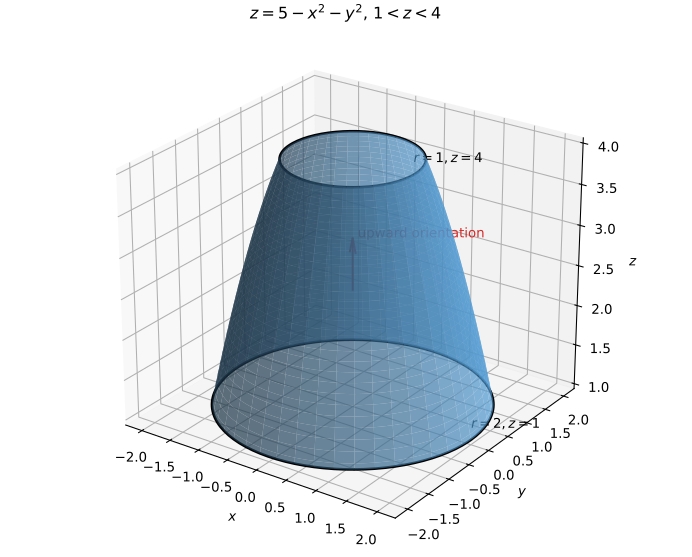

The script that saved this image:
#!/usr/bin/env python3
"""Generate paper-2-paraboloid-annulus.svg."""

from pathlib import Path

import matplotlib.pyplot as plt
import numpy as np

plt.rcParams["svg.hashsalt"] = "codex-wiki"

theta = np.linspace(0.0, 2.0 * np.pi, 180)
radius = np.linspace(1.0, 2.0, 60)
theta_grid, radius_grid = np.meshgrid(theta, radius)
x = radius_grid * np.cos(theta_grid)
y = radius_grid * np.sin(theta_grid)
z = 5.0 - radius_grid**2

fig = plt.figure(figsize=(7.2, 5.8), layout="constrained")
ax = fig.add_subplot(projection="3d")
ax.plot_surface(x, y, z, color="#5aa9e6", alpha=0.7, linewidth=0)
for r, height, label in ((1.0, 4.0, "$r=1,z=4$"), (2.0, 1.0, "$r=2,z=1$")):
    ax.plot(r * np.cos(theta), r * np.sin(theta), height, color="black", linewidth=2.0)
    ax.text(r, 0.0, height + 0.15, label)
ax.quiver(0.0, 0.0, 2.4, 0.0, 0.0, 1.0, length=0.65, color="#d62728")
ax.text(0.05, 0.05, 3.05, "upward orientation", color="#d62728")
ax.set_xlabel("$x$")
ax.set_ylabel("$y$")
ax.set_zlabel("$z$")
ax.set_title(r"$z=5-x^2-y^2$, $1<z<4$")
ax.set_box_aspect((1.0, 1.0, 0.85))
ax.view_init(elev=25.0, azim=-55.0)

output = Path(__file__).with_suffix(".svg")
fig.savefig(output, metadata={"Date": None})
plt.close(fig)
output.write_text(
    "\n".join(line.rstrip() for line in output.read_text().splitlines()) + "\n"
)
